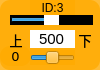
    <widget class="QWidget" name="widget_id3" native="true">
     <property name="geometry">
      <rect>
       <x>720</x>
       <y>365</y>
       <width>100</width>
       <height>70</height>
      </rect>
     </property>
     <property name="styleSheet">
      <string notr="true">background-color: rgb(255, 170, 0, 200);
border-radius:10px;</string>
     </property>
     <widget class="QLabel" name="label_ID3">
      <property name="geometry">
       <rect>
        <x>30</x>
        <y>0</y>
        <width>45</width>
        <height>16</height>
       </rect>
      </property>
      <property name="minimumSize">
       <size>
        <width>0</width>
        <height>10</height>
       </size>
      </property>
      <property name="font">
       <font>
        <family>Arial</family>
        <pointsize>9</pointsize>
       </font>
      </property>
      <property name="styleSheet">
       <string notr="true">background-color: rgb(255, 255, 255， 0);
border-radius:0px;</string>
      </property>
      <property name="text">
       <string>ID:3</string>
      </property>
      <property name="alignment">
       <set>Qt::AlignCenter</set>
      </property>
     </widget>
     <widget class="QSlider" name="horizontalSlider_pulse_id3">
      <property name="geometry">
       <rect>
        <x>10</x>
        <y>15</y>
        <width>83</width>
        <height>10</height>
       </rect>
      </property>
      <property name="autoFillBackground">
       <bool>false</bool>
      </property>
      <property name="styleSheet">
       <string notr="true">QSlider{background-color: rgb(0, 0, 0);
border-radius:0px;}
QSlider::handle {/*设置中间的那个滑动的键*/                           
    background:  rgb(255, 255, 255);
}</string>
      </property>
      <property name="minimum">
       <number>0</number>
      </property>
      <property name="maximum">
       <number>1000</number>
      </property>
      <property name="pageStep">
       <number>1</number>
      </property>
      <property name="value">
       <number>500</number>
      </property>
      <property name="orientation">
       <enum>Qt::Horizontal</enum>
      </property>
     </widget>
     <widget class="QSlider" name="horizontalSlider_dev_id3">
      <property name="geometry">
       <rect>
        <x>30</x>
        <y>50</y>
        <width>45</width>
        <height>15</height>
       </rect>
      </property>
      <property name="styleSheet">
       <string notr="true">background-color: rgb(255, 255, 255， 0);</string>
      </property>
      <property name="minimum">
       <number>-125</number>
      </property>
      <property name="maximum">
       <number>125</number>
      </property>
      <property name="pageStep">
       <number>1</number>
      </property>
      <property name="orientation">
       <enum>Qt::Horizontal</enum>
      </property>
     </widget>
     <widget class="QLabel" name="label_id3">
      <property name="geometry">
       <rect>
        <x>0</x>
        <y>46</y>
        <width>31</width>
        <height>20</height>
       </rect>
      </property>
      <property name="minimumSize">
       <size>
        <width>0</width>
        <height>10</height>
       </size>
      </property>
      <property name="font">
       <font>
        <family>DejaVu Sans</family>
        <pointsize>10</pointsize>
       </font>
      </property>
      <property name="styleSheet">
       <string notr="true">background-color: rgb(255, 255, 255， 0);</string>
      </property>
      <property name="text">
       <string>0</string>
      </property>
      <property name="alignment">
       <set>Qt::AlignCenter</set>
      </property>
     </widget>
     <widget class="QLineEdit" name="lineEdit_id3">
      <property name="geometry">
       <rect>
        <x>30</x>
        <y>30</y>
        <width>45</width>
        <height>18</height>
       </rect>
      </property>
      <property name="sizePolicy">
       <sizepolicy hsizetype="Fixed" vsizetype="Fixed">
        <horstretch>0</horstretch>
        <verstretch>0</verstretch>
       </sizepolicy>
      </property>
      <property name="font">
       <font>
        <family>Arial</family>
        <pointsize>11</pointsize>
       </font>
      </property>
      <property name="autoFillBackground">
       <bool>false</bool>
      </property>
      <property name="styleSheet">
       <string notr="true">background-color: rgb(255, 255, 255);
border-radius:0px;</string>
      </property>
      <property name="text">
       <string>500</string>
      </property>
      <property name="maxLength">
       <number>1000</number>
      </property>
      <property name="alignment">
       <set>Qt::AlignCenter</set>
      </property>
      <property name="dragEnabled">
       <bool>false</bool>
      </property>
      <property name="readOnly">
       <bool>false</bool>
      </property>
     </widget>
     <widget class="QLabel" name="label_down2">
      <property name="geometry">
       <rect>
        <x>75</x>
        <y>30</y>
        <width>20</width>
        <height>20</height>
       </rect>
      </property>
      <property name="font">
       <font>
        <pointsize>10</pointsize>
        <weight>50</weight>
        <italic>false</italic>
        <bold>false</bold>
       </font>
      </property>
      <property name="styleSheet">
       <string notr="true">background-color: rgb(255, 255, 255, 0);</string>
      </property>
      <property name="text">
       <string>下</string>
      </property>
      <property name="alignment">
       <set>Qt::AlignCenter</set>
      </property>
     </widget>
     <widget class="QLabel" name="label_up2">
      <property name="geometry">
       <rect>
        <x>6</x>
        <y>30</y>
        <width>20</width>
        <height>20</height>
       </rect>
      </property>
      <property name="font">
       <font>
        <pointsize>10</pointsize>
        <weight>50</weight>
        <italic>false</italic>
        <bold>false</bold>
       </font>
      </property>
      <property name="styleSheet">
       <string notr="true">background-color: rgb(255, 255, 255, 0);</string>
      </property>
      <property name="text">
       <string>上</string>
      </property>
      <property name="alignment">
       <set>Qt::AlignCenter</set>
      </property>
     </widget>
    </widget>
